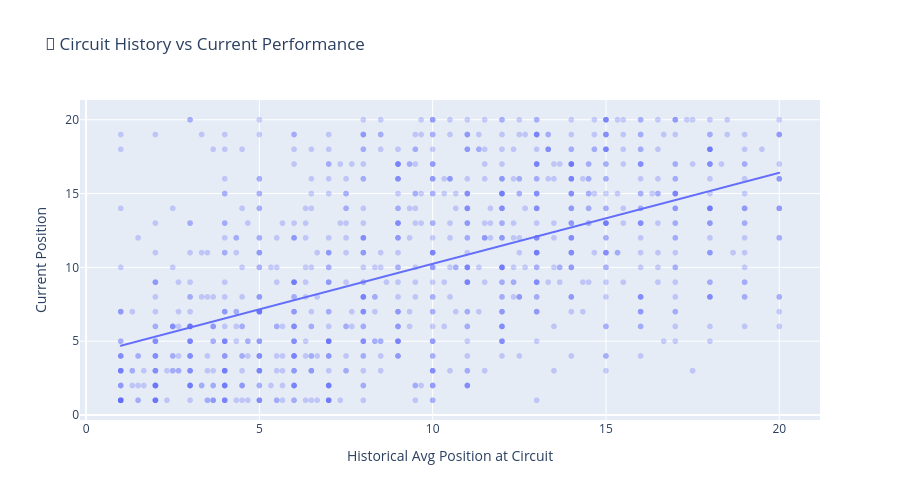

Write notebook code for a chart like this one.
### Markdown cell above
---
## 6️⃣ Historical Feature Effectiveness

### Code cell
# How well does circuit history predict current performance?
if 'circuit_avg_position' in df.columns and target_col in df.columns:
    fig = px.scatter(
        df.dropna(subset=['circuit_avg_position', target_col]),
        x='circuit_avg_position',
        y=target_col,
        opacity=0.3,
        title='📍 Circuit History vs Current Performance',
        labels={
            'circuit_avg_position': 'Historical Avg Position at Circuit',
            target_col: 'Current Position'
        },
        trendline='ols',
        height=500
    )
    fig.show()
    
    # Compute correlation
    corr = df[['circuit_avg_position', target_col]].corr().iloc[0, 1]
    print(f"\n📊 Correlation: {corr:.3f}")
    print(f"{'Strong' if abs(corr) > 0.5 else 'Moderate' if abs(corr) > 0.3 else 'Weak'} predictive power")

### Figure 1 — Plotly figure (JSON) as saved in the notebook; plotly's stock layout.template omitted (floating-point values rounded to 4 significant figures; data arrays with more than 128 entries replaced by an {"elided": "..."} marker saying what was removed)
{"data": [{"hovertemplate": "Historical Avg Position at Circuit=%{x}<br>Current Position=%{y}<extra></extra>", "legendgroup": "", "marker": {"color": "#636efa", "opacity": 0.3, "symbol": "circle"}, "mode": "markers", "name": "", "showlegend": false, "type": "scattergl", "x": {"elided": "1075 float values"}, "xaxis": "x", "y": {"elided": "1075 float values"}, "yaxis": "y"}, {"hovertemplate": "<b>OLS trendline</b><br>qualifying_position = 0.61661 * circuit_avg_position + 4.07565<br>R<sup>2</sup>=0.301738<br><br>Historical Avg Position at Circuit=%{x}<br>Current Position=%{y} <b>(trend)</b><extra></extra>", "legendgroup": "", "marker": {"color": "#636efa", "symbol": "circle"}, "mode": "lines", "name": "", "showlegend": false, "type": "scattergl", "x": {"elided": "1075 float values"}, "xaxis": "x", "y": {"elided": "1075 float values"}, "yaxis": "y"}], "layout": {"height": 500, "legend": {"tracegroupgap": 0}, "title": {"text": "📍 Circuit History vs Current Performance"}, "xaxis": {"anchor": "y", "domain": [0, 1], "title": {"text": "Historical Avg Position at Circuit"}}, "yaxis": {"anchor": "x", "domain": [0, 1], "title": {"text": "Current Position"}}}}
